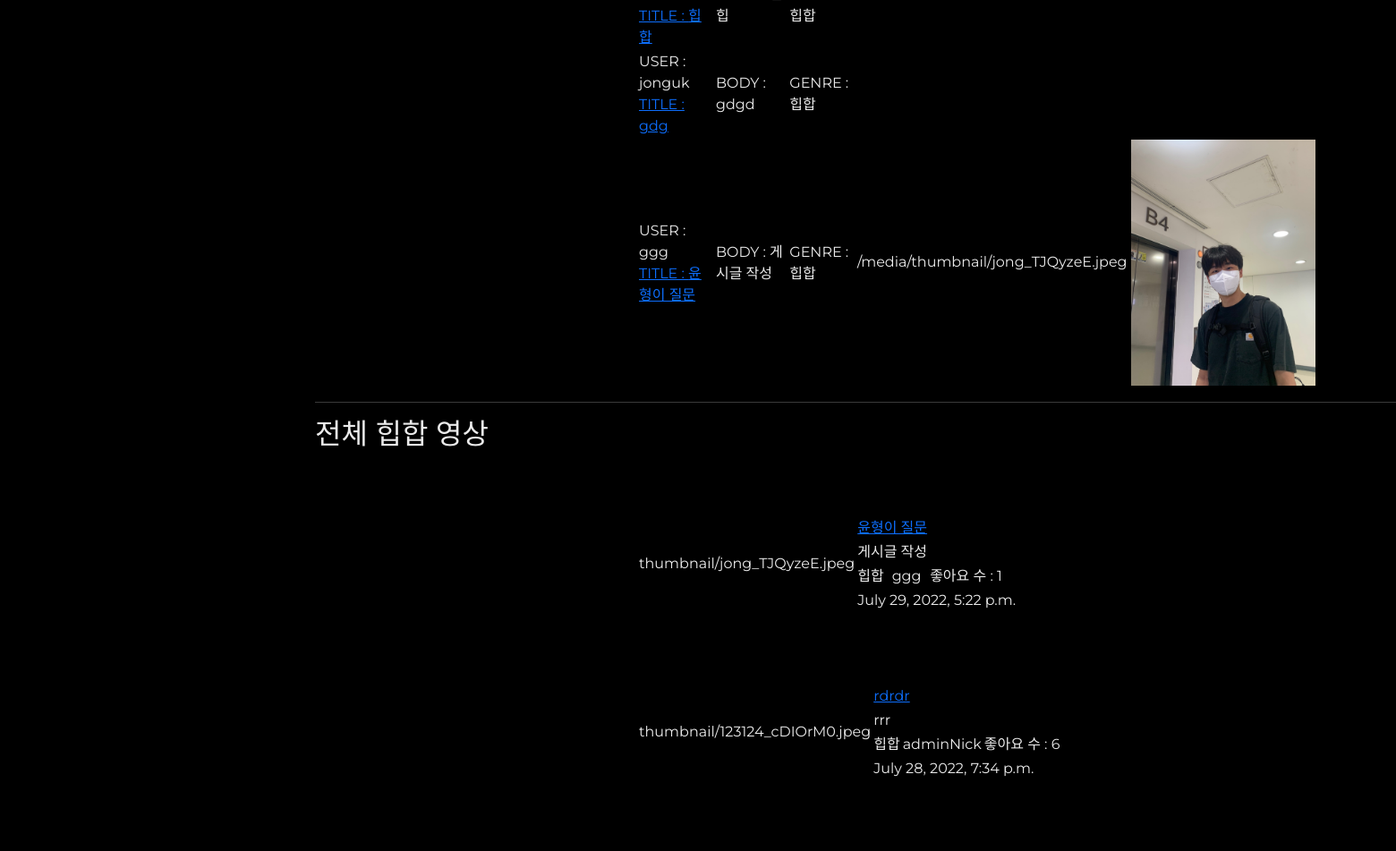
Page /genre?genre_id=1 (middle part) on the earlier database version.
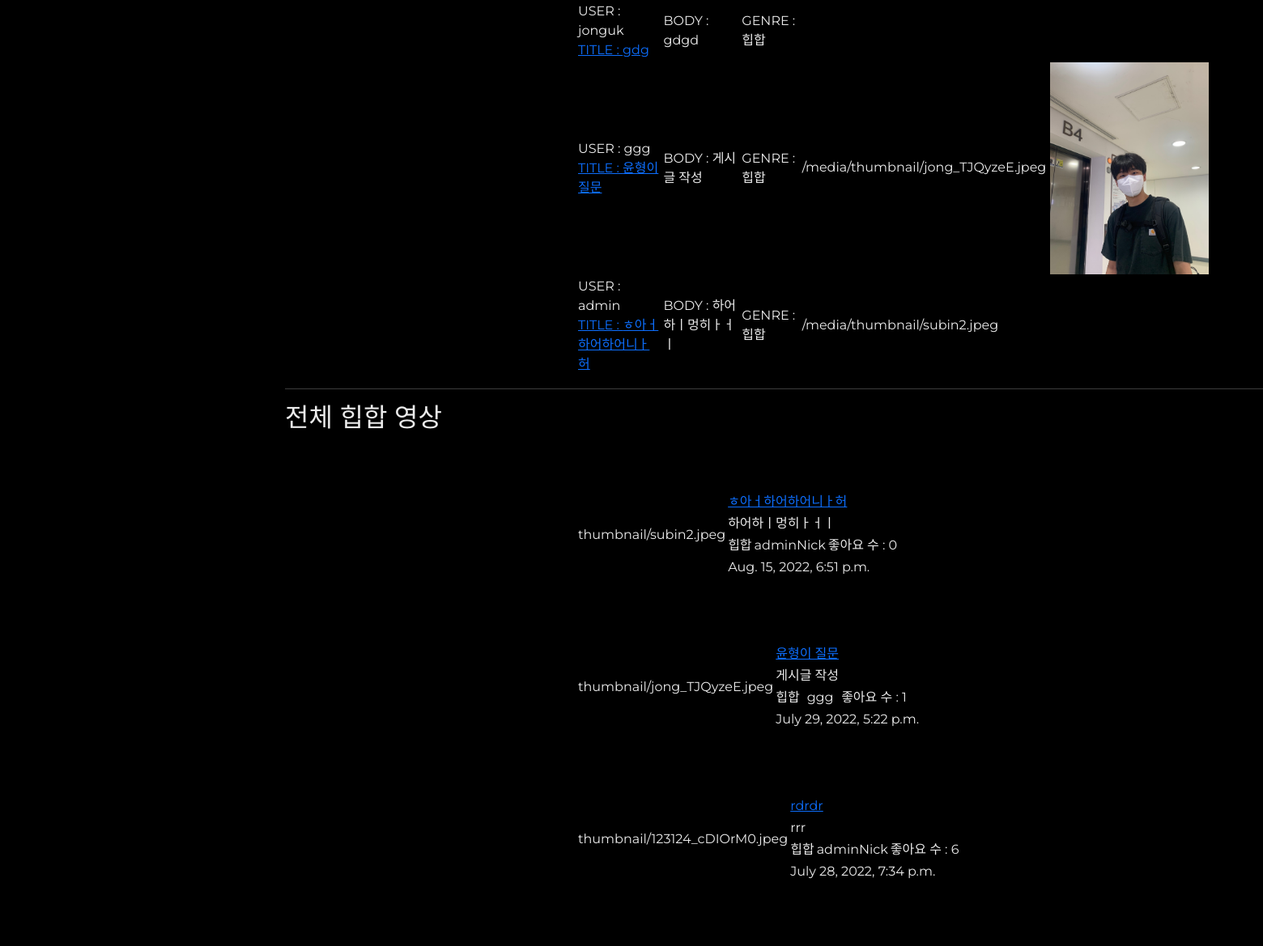
Same page on the later database version.
### danceapp/models.py (models this page shows, shortened)
class Post(models.Model):
    userId = models.ForeignKey(userProfile, on_delete=models.CASCADE) # 회원ID # User 모델의 pk를 가져옴
    title = models.CharField(max_length=200) # 제목
    body = models.TextField() # 게시물 설명
    uploadDate = models.DateTimeField(auto_now_add=True) # 처음 업로드 시간
    updateDate = models.DateTimeField(auto_now=True) # 수정 시간
    photo = models.ImageField(blank=True, null=True, upload_to='thumbnail') # 썸네일 # upload_to : static/blog_photo 로 저장해줘
    video = models.FileField(blank=True, null=True, upload_to='video') # 배포시에는 models.FilePathField()사용
    genreName = models.ForeignKey(Genre, null=True, on_delete=models.CASCADE) # 장르
    likes_user = models.ManyToManyField(userProfile, related_name='likes', blank=True) # 좋아요 누른 사람
    likes_count = models.PositiveIntegerField(default=0) # 좋아요 개수
    hits = models.PositiveIntegerField(default=0) # 조회수

class Genre(models.Model):
    id = models.AutoField(primary_key=True, null=False) # pk
    name = models.CharField(max_length=20) # 장르 이름
    def __str__(self):
        return self.name

### accounts/models.py (models this page shows)
class userProfile(AbstractUser):
    nickname = models.CharField(max_length=50, null=True, blank=True) # 실제 이름
    danceSkill = models.CharField(max_length=10 ,null=True, blank=True) # 상 중 하
    phoneNum = models.IntegerField(null=True, blank=True) # 핸드폰 번호
    gender = models.CharField(max_length=10 ,null=True, blank=True) # 성별
    createdAt = models.DateTimeField(auto_now_add=True) # 생성 일자
    birth = models.DateField(null=True, blank=True) # 생년월일
    profilephoto = models.ImageField(blank=True, null=True, upload_to='profilephoto') # 프사
    def __str__(self):
        return self.username

### danceapp/views.py (the view)
# urls.py: path('genre', views.genre_post, name='genre_post'),
def genre_post(request):
    genre_id = request.GET.get('genre_id', None)
    genre = Genre.objects.get(id=int(genre_id))
    posts = Post.objects.filter().order_by('-uploadDate')
    likes_top = Post.objects.filter(genreName=int(genre_id)).order_by('-likes_count')
    comment_form = CommentForm()
    context = {
        'genre':genre,
        'posts':posts,
        'comment_form':comment_form,
        'likes_top':likes_top,
    }
    return render(request, 'genre_post.html', context)

### danceapp/templates/genre_post.html (shortened to what this page needs)
{% extends 'base.html' %}
{% block content %}
{% load static %}
<div class="container" id="main-container">
<table border="1">
    {% for like_top in likes_top %}
    <tr>
        <td>USER : {{ like_top.userId }}<a href="{% url 'post_detail' like_top.id %}"><br>
            TITLE : {{ like_top.title }}</a></td>
        <td>BODY : {{ like_top.body }}</td>
        <td>GENRE : {{ like_top.genreName }}</td>
        <td>
            {% if like_top.photo %}
            {{ like_top.photo.url }}
            <img src="{{ like_top.photo.url }}" alt="" width="30%">
            {% endif %}
        </td>
    </tr>
    {% endfor %}
</table>
<hr>
<h2>전체 {{ genre.name }} 영상</h2>
<div class="main1">
    {% for post in posts %}
    {% if post.genreName.name == genre.name %}
    <div>
        <table>
            <tr>
                <td rowspan="4">{{ post.photo }}</td>
                <td colspan="3"><a href="{% url 'post_detail' post.id %}">{{ post.title }}</a></td>
            </tr>
            <tr>
                <td colspan="3">{{ post.body }}</td>
            </tr>
            <tr>
                <td>{{ post.genreName.name }}</td>
                <td>{{ post.userId.nickname }}</td>
                <td>
                    <form action="{% url 'likes' post.id %}" method="POST">
                        좋아요 수 : {{ post.likes_count }}
                    </form>
                </td>
            </tr>
            <tr>
                <td colspan="3">{{ post.uploadDate }}</td>
            </tr>
        </table>
    </div>
    {% endif %}
    {% endfor %}
</div>
</div>
{% endblock %}

Differences in the rows shown:
no longer on this page (row unchanged): Post: title "힙합", genreName "힙합"
added Post: userId "admin", title "ㅎ아ㅓ하어하어니ㅏ허", body "하어하ㅣ멍히ㅏㅓㅣ", genreName "힙합", photo "/media/thumbnail/subin2.jpeg", photo "thumbnail/subin2.jpeg", genreName.name "힙합", userId.nickname "adminNick", likes_count "0", uploadDate "Aug. 15, 2022, 6:51 p.m."
